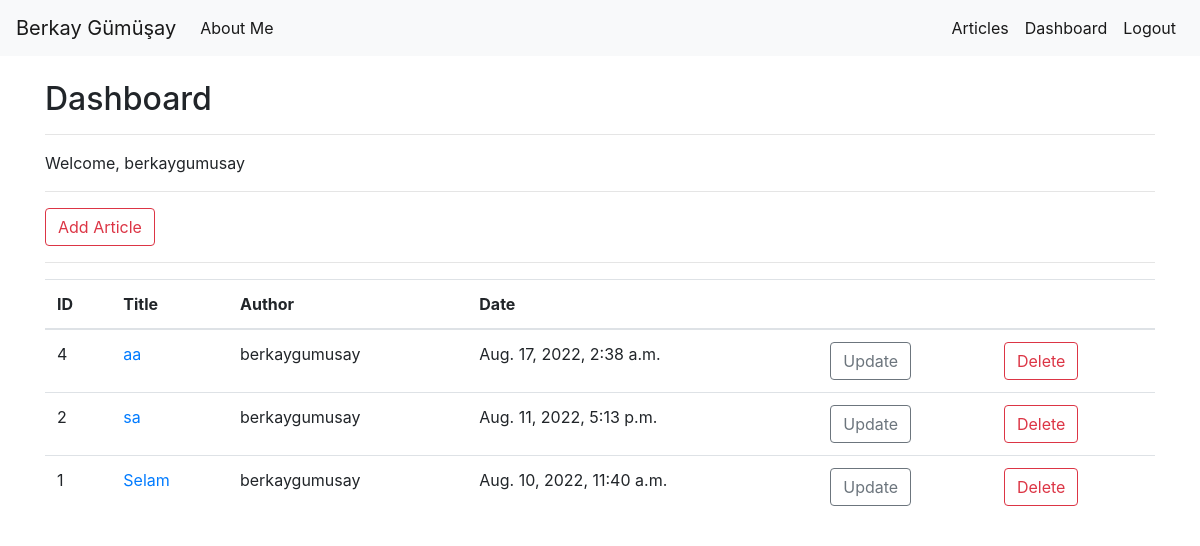
Screenshot of /articles/dashboard/ (signed in) with the database file from the repository.
### articles/models.py (models this page shows, shortened)
class Article(models.Model):
    author = models.ForeignKey("auth.User",on_delete=models.CASCADE)
    title = models.CharField(max_length=50)
    content = RichTextField()
    createdDate = models.DateTimeField(auto_now_add=True)
    articleImage = models.FileField(blank=True,null=True,verbose_name="Upload Image To Article")
    class Meta:
        ordering = ['-createdDate']

### articles/views.py (the view)
# urls.py: path('dashboard/', views.dashboard , name = "dashboard"),
@login_required(login_url="user:login")
def dashboard(request):
    articles = Article.objects.filter(author = request.user)
    context = {
        "articles" : articles
    }
    return render(request,"dashboard.html",context)

### templates/dashboard.html
{% extends "layout.html" %}
{% block Body %}
<h2>Dashboard</h2>
<hr>
<p>
    Welcome, {{request.user.username}}
</p>
<hr>
<a class="btn btn-outline-danger" href="{% url 'articles:addArticle' %}">Add Article</a>
<hr>
{% if articles %}
    <table class="table">
        <thead>
        <tr>
            <th scope="col">ID</th>
            <th scope="col">Title</th>
            <th scope="col">Author</th>
            <th scope="col">Date</th>
            <th scope="col"></th>
            <th scope="col"></th>
        </tr>
        </thead>
        <tbody>
        {% for article in articles  %}
            <tr>
                <td scope="row">{{article.id}}</td>
                <td scope="row"><a href="{% url 'articles:seeArticle' article.id %}">{{article.title}}</a></td>
                <td scope="row">{{article.author}}</td>
                <td scope="row">{{article.createdDate}}</td>
                <td><a href="{% url 'articles:updateArticle' article.id %}" class="btn btn-outline-secondary">Update</a></td>
                <td><a href="{% url 'articles:deleteArticle' article.id %}" class="btn btn-outline-danger">Delete</a></td>
            </tr>
        {% endfor %}
        </tbody>
    </table>
{% else %}
    <div class="alert alert-danger">You Don't Have Any Article</div>
{% endif %}
{% endblock Body %}

### rows the page displays
Article: id "4", title "aa", author "berkaygumusay", createdDate "Aug. 17, 2022, 2:38 a.m."
Article: id "2", title "sa", author "berkaygumusay", createdDate "Aug. 11, 2022, 5:13 p.m."
Article: id "1", title "Selam", author "berkaygumusay", createdDate "Aug. 10, 2022, 11:40 a.m."

### other values shown
{{ request.user.username }} "berkaygumusay"
